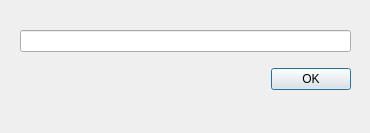
<?xml version="1.0" encoding="UTF-8"?>
<ui version="4.0">
 <class>StringWindow</class>
 <widget class="QDialog" name="StringWindow">
  <property name="geometry">
   <rect>
    <x>0</x>
    <y>0</y>
    <width>370</width>
    <height>133</height>
   </rect>
  </property>
  <property name="windowTitle">
   <string>Dialog</string>
  </property>
  <widget class="QWidget" name="layoutWidget">
   <property name="geometry">
    <rect>
     <x>20</x>
     <y>20</y>
     <width>331</width>
     <height>81</height>
    </rect>
   </property>
   <layout class="QVBoxLayout" name="verticalLayout">
    <item>
     <widget class="QLineEdit" name="campoStr"/>
    </item>
    <item>
     <widget class="QDialogButtonBox" name="ok">
      <property name="orientation">
       <enum>Qt::Horizontal</enum>
      </property>
      <property name="standardButtons">
       <set>QDialogButtonBox::Ok</set>
      </property>
     </widget>
    </item>
   </layout>
  </widget>
 </widget>
 <resources/>
 <connections>
  <connection>
   <sender>ok</sender>
   <signal>accepted()</signal>
   <receiver>StringWindow</receiver>
   <slot>accept()</slot>
   <hints>
    <hint type="sourcelabel">
     <x>248</x>
     <y>254</y>
    </hint>
    <hint type="destinationlabel">
     <x>157</x>
     <y>274</y>
    </hint>
   </hints>
  </connection>
  <connection>
   <sender>ok</sender>
   <signal>rejected()</signal>
   <receiver>StringWindow</receiver>
   <slot>reject()</slot>
   <hints>
    <hint type="sourcelabel">
     <x>316</x>
     <y>260</y>
    </hint>
    <hint type="destinationlabel">
     <x>286</x>
     <y>274</y>
    </hint>
   </hints>
  </connection>
 </connections>
</ui>
